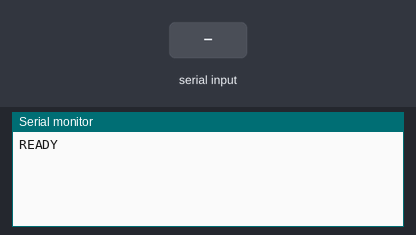
The sketch below on a simulated Arduino Uno, built with avr-gcc and run on an emulated ATmega328P. On the bench: the last lines printed to the serial monitor. The test bench sets the inputs (shaded band). No radio packets arrive unless stated.

Above: at 1.7 s.
1.8 s: "S" received over Serial
At 2.8 s:
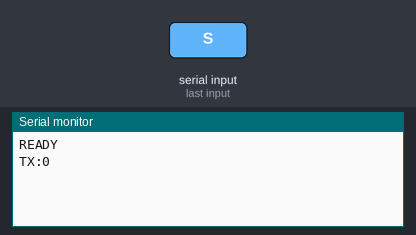
3.3 s: byte 254 (0xFE) received over Serial
At 4.0 s:
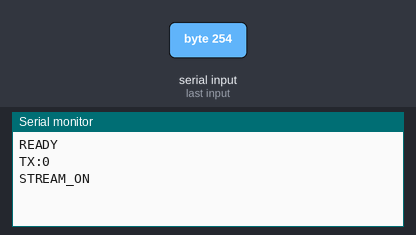
4.8 s: byte 253 (0xFD) received over Serial
At 5.1 s:
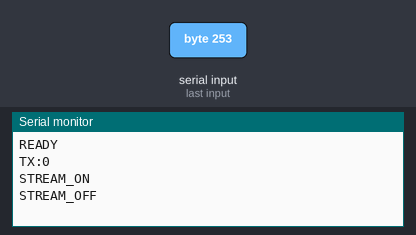

Measured:
- after the input at 1.8 s, the serial monitor: prints a new line at once (image 1)
- after the input at 3.3 s, the serial monitor: prints a new line at once (image 2)
- after the input at 4.8 s, the serial monitor: prints a new line at once (image 3)

The sketch:

13_replay.ino
```cpp
// ============================================================================
// F8620 — Replay Transmitter
// Target board: Arduino Uno (Elegoo)
// Library required: RF24 by TMRh20
//
// PURPOSE: Receives packet data from PC via serial and transmits immediately.
//          Used to replay captured RF sequences.
//
// SERIAL PROTOCOL (binary):
//   PC → Arduino: [0xFF] [channel] [len] [payload bytes...]
//   Arduino → PC: 'R' after each transmitted packet (ACK)
//   Special: [0xFE] = start streaming mode
//            [0xFD] = stop streaming mode
//            'S' = status request (ASCII)
// ============================================================================

#include <SPI.h>
#include <RF24.h>

RF24 radio(9, 10);

static uint32_t tx_count = 0;
static bool streaming = false;

enum RxState {
  WAIT_SYNC,
  READ_CHANNEL,
  READ_LEN,
  READ_PAYLOAD
};

static RxState state = WAIT_SYNC;
static uint8_t pkt_channel = 0;
static uint8_t pkt_len = 0;
static uint8_t pkt_buf[32];
static uint8_t pkt_idx = 0;

void setup() {
  Serial.begin(1000000);  // 1 Mbaud — matches capture_replay.py
  delay(500);

  if (!radio.begin()) {
    Serial.println(F("FAIL"));
    while (1) {}
  }

  // Configure as transmitter
  radio.setDataRate(RF24_1MBPS);
  radio.setCRCLength(RF24_CRC_DISABLED);
  radio.setAutoAck(false);
  radio.setRetries(0, 0);
  radio.setPayloadSize(32);
  radio.setAddressWidth(5);
  radio.setPALevel(RF24_PA_MAX);

  uint8_t addr[] = {0xAA, 0xAA, 0xAA, 0xAA, 0xAA};
  radio.openWritingPipe(addr);
  radio.setChannel(72);
  radio.stopListening();

  Serial.println(F("READY"));
}

void transmit_packet() {
  radio.setChannel(pkt_channel);
  radio.writeFast(pkt_buf, pkt_len, true);
  tx_count++;
  Serial.write('R');  // ACK back to PC
}

void loop() {
  while (Serial.available()) {
    uint8_t b = Serial.read();

    switch (state) {
      case WAIT_SYNC:
        if (b == 0xFF) {
          state = READ_CHANNEL;
        } else if (b == 0xFE) {
          streaming = true;
          Serial.println(F("STREAM_ON"));
        } else if (b == 0xFD) {
          streaming = false;
          Serial.println(F("STREAM_OFF"));
        } else if (b == 'S') {
          Serial.print(F("TX:"));
          Serial.println(tx_count);
        }
        break;

      case READ_CHANNEL:
        pkt_channel = b;
        state = READ_LEN;
        break;

      case READ_LEN:
        pkt_len = b;
        if (pkt_len > 32) pkt_len = 32;
        pkt_idx = 0;
        if (pkt_len == 0) {
          transmit_packet();
          state = WAIT_SYNC;
        } else {
          state = READ_PAYLOAD;
        }
        break;

      case READ_PAYLOAD:
        pkt_buf[pkt_idx++] = b;
        if (pkt_idx >= pkt_len) {
          transmit_packet();
          state = WAIT_SYNC;
        }
        break;
    }
  }
}
```
